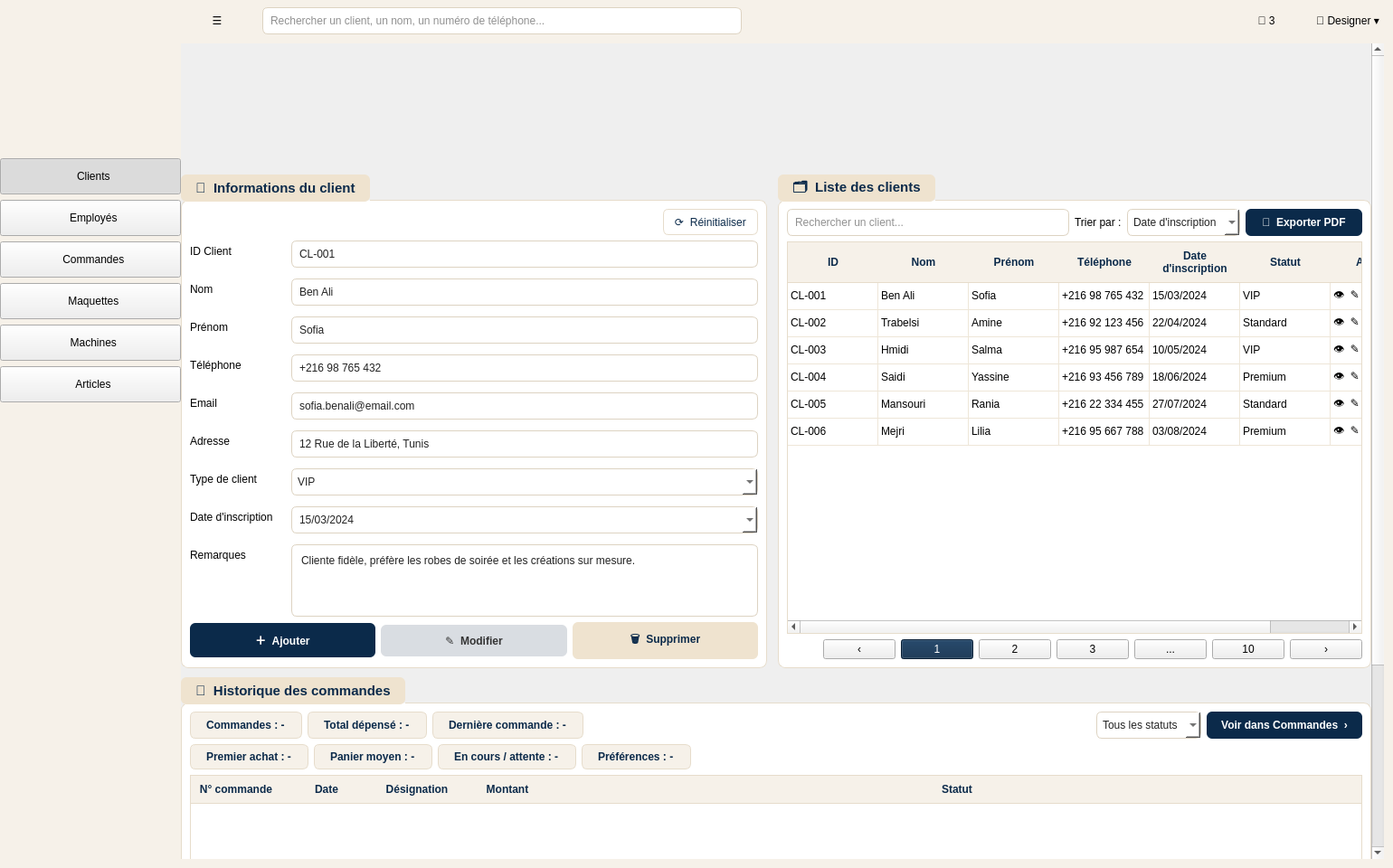
<?xml version="1.0" encoding="UTF-8"?>
<ui version="4.0">
 <class>FashionNovaV2Window</class>
 <widget class="QMainWindow" name="MainWindow">
  <property name="geometry">
   <rect><x>0</x><y>0</y><width>1540</width><height>960</height></rect>
  </property>
  <property name="windowIcon">
   <iconset resource="resources_clientsv2.qrc"><normaloff>:/fashionova-v2/images/logo.png</normaloff>:/fashionova-v2/images/logo.png</iconset>
  </property>
  <property name="windowTitle">
   <string>FashioNova - Gestion des Clients (v9)</string>
  </property>
  <property name="styleSheet">
   <string notr="true">
QMainWindow, QWidget#centralwidget { background-color: #f6f1e9; }
QPushButton[nav="true"] { color: #FFFFFF; background: transparent; border: none; text-align: left; padding-left: 20px; margin: 0px 6px; border-radius: 6px; font-family: "Segoe UI"; font-size: 13px; font-weight: 500; }
QPushButton[nav="true"]:hover { background-color: rgba(255, 255, 255, 0.12); }
QPushButton[nav="true"]:checked { background: qlineargradient(x1:0, y1:0, x2:1, y2:0, stop:0 #E5C378, stop:1 #C89538); color: #08213B; font-weight: bold; }
QFrame#banner { background-color: #efe3cf; border: none; }
QLabel#bannerTitle { font-size: 38px; font-style: italic; font-weight: bold; color: #0b2a4a; }
QLabel#bannerSub { font-size: 15px; font-style: italic; color: #b08d57; }
QLabel#bannerQuote { font-size: 16px; font-style: italic; color: #b08d57; }
QGroupBox { background-color: white; border: 1px solid #e6dccb; border-radius: 8px; margin-top: 28px; font-weight: bold; font-size: 15px; color: #0b2a4a; }
QGroupBox::title { subcontrol-origin: margin; subcontrol-position: top left; left: 0px; padding: 6px 14px; background-color: #efe3cf; border-radius: 6px; }
QLineEdit, QComboBox, QDateEdit, QPlainTextEdit { background: white; border: 1px solid #ddd3c2; border-radius: 6px; padding: 6px; font-weight: normal; color: #222; }
QLabel[field="true"] { font-weight: bold; color: #0b2a4a; font-size: 13px; }
QPushButton#btnAjouter { background-color: #0b2a4a; color: white; font-weight: bold; padding: 10px; border-radius: 6px; }
QPushButton#btnModifier { background-color: #d9dde2; color: #333; font-weight: bold; padding: 10px; border-radius: 6px; }
QPushButton#btnSupprimer { background-color: #efe3cf; color: #0b2a4a; font-weight: bold; padding: 10px; border-radius: 6px; }
QPushButton#btnReinit { background-color: white; border: 1px solid #e6dccb; padding: 6px 12px; border-radius: 6px; color: #0b2a4a; }
QPushButton#btnExport { background-color: #0b2a4a; color: white; font-weight: bold; padding: 8px 18px; border-radius: 6px; }
QTableWidget { background: white; border: 1px solid #e6dccb; gridline-color: #eee6d8; selection-background-color: #efe3cf; selection-color: #0b2a4a; }
QHeaderView::section { background-color: #f6f1e9; color: #0b2a4a; font-weight: bold; padding: 6px; border: none; border-bottom: 1px solid #e6dccb; }
QPushButton[page="true"] { background: white; border: 1px solid #e6dccb; border-radius: 6px; min-width: 30px; padding: 6px; color: #0b2a4a; }
QPushButton#btnPage1 { background-color: #0b2a4a; color: white; }
QProgressBar { border: none; background-color: #ebeef2; border-radius: 5px; max-height: 10px; }
QProgressBar::chunk { background-color: #0b2a4a; border-radius: 5px; }
QFrame[card="true"] { background: white; border: 1px solid #eee6d8; border-radius: 6px; }
   </string>
  </property>
  <widget class="QWidget" name="centralwidget">
   <layout class="QHBoxLayout" name="mainLayout">
    <property name="spacing"><number>0</number></property>
    <property name="leftMargin"><number>0</number></property>
    <property name="topMargin"><number>0</number></property>
    <property name="rightMargin"><number>0</number></property>
    <property name="bottomMargin"><number>0</number></property>

    <!-- ===================== SIDEBAR (200 px, image de fond) ===================== -->
    <item>
     <widget class="QFrame" name="sidebar">
      <property name="minimumSize"><size><width>200</width><height>0</height></size></property>
      <property name="maximumSize"><size><width>200</width><height>16777215</height></size></property>
      <property name="styleSheet"><string notr="true">QFrame#sidebar { border-image: url(:/fashionova-v2/images/sidebar.png) 0 0 0 0 stretch stretch; }</string></property>
      <layout class="QVBoxLayout" name="sidebarLayout">
       <property name="spacing"><number>6</number></property>
       <property name="leftMargin"><number>0</number></property>
       <property name="topMargin"><number>175</number></property>
       <property name="rightMargin"><number>0</number></property>
       <property name="bottomMargin"><number>15</number></property>
       <item>
        <widget class="QPushButton" name="btnNavClients">
         <property name="minimumSize"><size><width>0</width><height>40</height></size></property>
         <property name="maximumSize"><size><width>16777215</width><height>40</height></size></property>
         <property name="cursor"><cursorShape>PointingHandCursor</cursorShape></property>
         <property name="text"><string>  Clients</string></property>
         <property name="icon">
          <iconset resource="resources_clientsv2.qrc"><normaloff>:/fashionova-v2/icons/clients_off.png</normaloff><normalon>:/fashionova-v2/icons/clients_on.png</normalon></iconset>
         </property>
         <property name="iconSize"><size><width>20</width><height>20</height></size></property>
         <property name="checkable"><bool>true</bool></property>
         <property name="checked"><bool>true</bool></property>
         <property name="nav" stdset="0"><string notr="true">true</string></property>
         <attribute name="buttonGroup"><string notr="true">navGroup</string></attribute>
        </widget>
       </item>
       <item>
        <widget class="QPushButton" name="btnNavEmployes">
         <property name="minimumSize"><size><width>0</width><height>40</height></size></property>
         <property name="maximumSize"><size><width>16777215</width><height>40</height></size></property>
         <property name="cursor"><cursorShape>PointingHandCursor</cursorShape></property>
         <property name="text"><string>  Employés</string></property>
         <property name="icon">
          <iconset resource="resources_clientsv2.qrc"><normaloff>:/fashionova-v2/icons/employes_off.png</normaloff><normalon>:/fashionova-v2/icons/employes_on.png</normalon></iconset>
         </property>
         <property name="iconSize"><size><width>20</width><height>20</height></size></property>
         <property name="checkable"><bool>true</bool></property>
         <property name="nav" stdset="0"><string notr="true">true</string></property>
         <attribute name="buttonGroup"><string notr="true">navGroup</string></attribute>
        </widget>
       </item>
       <item>
        <widget class="QPushButton" name="btnNavCommandes">
         <property name="minimumSize"><size><width>0</width><height>40</height></size></property>
         <property name="maximumSize"><size><width>16777215</width><height>40</height></size></property>
         <property name="cursor"><cursorShape>PointingHandCursor</cursorShape></property>
         <property name="text"><string>  Commandes</string></property>
         <property name="icon">
          <iconset resource="resources_clientsv2.qrc"><normaloff>:/fashionova-v2/icons/commandes_off.png</normaloff><normalon>:/fashionova-v2/icons/commandes_on.png</normalon></iconset>
         </property>
         <property name="iconSize"><size><width>20</width><height>20</height></size></property>
         <property name="checkable"><bool>true</bool></property>
         <property name="nav" stdset="0"><string notr="true">true</string></property>
         <attribute name="buttonGroup"><string notr="true">navGroup</string></attribute>
        </widget>
       </item>
       <item>
        <widget class="QPushButton" name="btnNavMaquettes">
         <property name="minimumSize"><size><width>0</width><height>40</height></size></property>
         <property name="maximumSize"><size><width>16777215</width><height>40</height></size></property>
         <property name="cursor"><cursorShape>PointingHandCursor</cursorShape></property>
         <property name="text"><string>  Maquettes</string></property>
         <property name="icon">
          <iconset resource="resources_clientsv2.qrc"><normaloff>:/fashionova-v2/icons/maquettes_off.png</normaloff><normalon>:/fashionova-v2/icons/maquettes_on.png</normalon></iconset>
         </property>
         <property name="iconSize"><size><width>20</width><height>20</height></size></property>
         <property name="checkable"><bool>true</bool></property>
         <property name="nav" stdset="0"><string notr="true">true</string></property>
         <attribute name="buttonGroup"><string notr="true">navGroup</string></attribute>
        </widget>
       </item>
       <item>
        <widget class="QPushButton" name="btnNavMachines">
         <property name="minimumSize"><size><width>0</width><height>40</height></size></property>
         <property name="maximumSize"><size><width>16777215</width><height>40</height></size></property>
         <property name="cursor"><cursorShape>PointingHandCursor</cursorShape></property>
         <property name="text"><string>  Machines</string></property>
         <property name="icon">
          <iconset resource="resources_clientsv2.qrc"><normaloff>:/fashionova-v2/icons/machines_off.png</normaloff><normalon>:/fashionova-v2/icons/machines_on.png</normalon></iconset>
         </property>
         <property name="iconSize"><size><width>20</width><height>20</height></size></property>
         <property name="checkable"><bool>true</bool></property>
         <property name="nav" stdset="0"><string notr="true">true</string></property>
         <attribute name="buttonGroup"><string notr="true">navGroup</string></attribute>
        </widget>
       </item>
       <item>
        <widget class="QPushButton" name="btnNavArticles">
         <property name="minimumSize"><size><width>0</width><height>40</height></size></property>
         <property name="maximumSize"><size><width>16777215</width><height>40</height></size></property>
         <property name="cursor"><cursorShape>PointingHandCursor</cursorShape></property>
         <property name="text"><string>  Articles</string></property>
         <property name="icon">
          <iconset resource="resources_clientsv2.qrc"><normaloff>:/fashionova-v2/icons/articles_off.png</normaloff><normalon>:/fashionova-v2/icons/articles_on.png</normalon></iconset>
         </property>
         <property name="iconSize"><size><width>20</width><height>20</height></size></property>
         <property name="checkable"><bool>true</bool></property>
         <property name="nav" stdset="0"><string notr="true">true</string></property>
         <attribute name="buttonGroup"><string notr="true">navGroup</string></attribute>
        </widget>
       </item>
       <item>
        <spacer name="sidebarSpacer">
         <property name="orientation"><enum>Qt::Vertical</enum></property>
         <property name="sizeHint" stdset="0"><size><width>20</width><height>40</height></size></property>
        </spacer>
       </item>
      </layout>
     </widget>
    </item>

    <!-- ===================== CONTENU ===================== -->
    <item>
     <widget class="QWidget" name="content">
      <layout class="QVBoxLayout" name="contentLayout">
       <property name="spacing"><number>10</number></property>
       <property name="leftMargin"><number>0</number></property>
       <property name="topMargin"><number>8</number></property>
       <property name="rightMargin"><number>10</number></property>
       <property name="bottomMargin"><number>10</number></property>

       <!-- Barre du haut -->
       <item>
        <layout class="QHBoxLayout" name="topBar">
         <item>
          <widget class="QPushButton" name="btnMenu">
           <property name="text"><string>☰</string></property>
           <property name="flat"><bool>true</bool></property>
          </widget>
         </item>
         <item>
          <widget class="QLineEdit" name="searchGlobal">
           <property name="placeholderText"><string>Rechercher un client, un nom, un numéro de téléphone...</string></property>
          </widget>
         </item>
         <item>
          <spacer name="topSpacer">
           <property name="orientation"><enum>Qt::Horizontal</enum></property>
           <property name="sizeHint" stdset="0"><size><width>200</width><height>20</height></size></property>
          </spacer>
         </item>
         <item>
          <widget class="QPushButton" name="btnNotif">
           <property name="text"><string>🔔 3</string></property>
           <property name="flat"><bool>true</bool></property>
          </widget>
         </item>
         <item>
          <widget class="QPushButton" name="btnUser">
           <property name="text"><string>👤 Designer ▾</string></property>
           <property name="flat"><bool>true</bool></property>
          </widget>
         </item>
        </layout>
       </item>

       <!-- Pile de pages : 0 = Clients, 1..5 = pages vides -->
       <item>
        <widget class="QStackedWidget" name="stackPages">
         <property name="currentIndex"><number>0</number></property>

         <widget class="QScrollArea" name="pageClients">
          <property name="frameShape"><enum>QFrame::NoFrame</enum></property>
          <property name="widgetResizable"><bool>true</bool></property>
          <property name="horizontalScrollBarPolicy"><enum>Qt::ScrollBarAlwaysOff</enum></property>
          <property name="styleSheet"><string notr="true">QScrollArea#pageClients { background: transparent; border: none; }
QScrollArea#pageClients &gt; QWidget { background: transparent; }
QWidget#pageClientsContents { background: transparent; }</string></property>
          <widget class="QWidget" name="pageClientsContents">
          <layout class="QVBoxLayout" name="pageClientsLayout">
           <property name="spacing"><number>10</number></property>
           <property name="leftMargin"><number>0</number></property>
           <property name="topMargin"><number>0</number></property>
           <property name="rightMargin"><number>0</number></property>
           <property name="bottomMargin"><number>0</number></property>

           <!-- Bannière (image) -->
           <item>
            <widget class="QLabel" name="bannerImage">
             <property name="sizePolicy">
              <sizepolicy hsizetype="Ignored" vsizetype="Fixed"><horstretch>0</horstretch><verstretch>0</verstretch></sizepolicy>
             </property>
             <property name="minimumSize"><size><width>0</width><height>135</height></size></property>
             <property name="maximumSize"><size><width>16777215</width><height>135</height></size></property>
             <property name="text"><string/></property>
             <property name="pixmap"><pixmap resource="resources_clientsv2.qrc">:/fashionova-v2/images/banner.png</pixmap></property>
             <property name="alignment"><set>Qt::AlignCenter</set></property>
            </widget>
           </item>

       <!-- Zone du milieu : formulaire + liste -->
       <item>
        <layout class="QHBoxLayout" name="middleLayout">
         <property name="spacing"><number>12</number></property>

         <!-- ===== Informations du client (SANS PHOTOS) ===== -->
         <item>
          <widget class="QGroupBox" name="groupInfos">
           <property name="title"><string>👤  Informations du client</string></property>
           <layout class="QVBoxLayout" name="infosLayout">
            <item>
             <layout class="QHBoxLayout" name="infosHeader">
              <item>
               <spacer name="infosHeaderSpacer">
                <property name="orientation"><enum>Qt::Horizontal</enum></property>
                <property name="sizeHint" stdset="0"><size><width>40</width><height>20</height></size></property>
               </spacer>
              </item>
              <item>
               <widget class="QPushButton" name="btnReinit">
                <property name="text"><string>⟳  Réinitialiser</string></property>
               </widget>
              </item>
             </layout>
            </item>
            <item>
             <layout class="QFormLayout" name="formLayout">
              <property name="verticalSpacing"><number>12</number></property>
              <property name="horizontalSpacing"><number>20</number></property>

              <item row="0" column="0">
               <widget class="QLabel" name="lblId">
                <property name="text"><string>ID Client</string></property>
                <property name="field" stdset="0"><string notr="true">true</string></property>
               </widget>
              </item>
              <item row="0" column="1">
               <widget class="QLineEdit" name="editId">
                <property name="text"><string>CL-001</string></property>
               </widget>
              </item>

              <item row="1" column="0">
               <widget class="QLabel" name="lblNom">
                <property name="text"><string>Nom</string></property>
                <property name="field" stdset="0"><string notr="true">true</string></property>
               </widget>
              </item>
              <item row="1" column="1">
               <widget class="QLineEdit" name="editNom">
                <property name="text"><string>Ben Ali</string></property>
               </widget>
              </item>

              <item row="2" column="0">
               <widget class="QLabel" name="lblPrenom">
                <property name="text"><string>Prénom</string></property>
                <property name="field" stdset="0"><string notr="true">true</string></property>
               </widget>
              </item>
              <item row="2" column="1">
               <widget class="QLineEdit" name="editPrenom">
                <property name="text"><string>Sofia</string></property>
               </widget>
              </item>

              <item row="3" column="0">
               <widget class="QLabel" name="lblTel">
                <property name="text"><string>Téléphone</string></property>
                <property name="field" stdset="0"><string notr="true">true</string></property>
               </widget>
              </item>
              <item row="3" column="1">
               <widget class="QLineEdit" name="editTel">
                <property name="text"><string>+216 98 765 432</string></property>
               </widget>
              </item>

              <item row="4" column="0">
               <widget class="QLabel" name="lblEmail">
                <property name="text"><string>Email</string></property>
                <property name="field" stdset="0"><string notr="true">true</string></property>
               </widget>
              </item>
              <item row="4" column="1">
               <widget class="QLineEdit" name="editEmail">
                <property name="text"><string>sofia.benali@email.com</string></property>
               </widget>
              </item>

              <item row="5" column="0">
               <widget class="QLabel" name="lblAdresse">
                <property name="text"><string>Adresse</string></property>
                <property name="field" stdset="0"><string notr="true">true</string></property>
               </widget>
              </item>
              <item row="5" column="1">
               <widget class="QLineEdit" name="editAdresse">
                <property name="text"><string>12 Rue de la Liberté, Tunis</string></property>
               </widget>
              </item>

              <item row="6" column="0">
               <widget class="QLabel" name="lblType">
                <property name="text"><string>Type de client</string></property>
                <property name="field" stdset="0"><string notr="true">true</string></property>
               </widget>
              </item>
              <item row="6" column="1">
               <widget class="QComboBox" name="comboType">
                <item><property name="text"><string>VIP</string></property></item>
                <item><property name="text"><string>Premium</string></property></item>
                <item><property name="text"><string>Standard</string></property></item>
               </widget>
              </item>

              <item row="7" column="0">
               <widget class="QLabel" name="lblDate">
                <property name="text"><string>Date d'inscription</string></property>
                <property name="field" stdset="0"><string notr="true">true</string></property>
               </widget>
              </item>
              <item row="7" column="1">
               <widget class="QDateEdit" name="dateInscription">
                <property name="displayFormat"><string>dd/MM/yyyy</string></property>
                <property name="calendarPopup"><bool>true</bool></property>
                <property name="date">
                 <date><year>2024</year><month>3</month><day>15</day></date>
                </property>
               </widget>
              </item>

              <item row="8" column="0">
               <widget class="QLabel" name="lblRemarques">
                <property name="text"><string>Remarques</string></property>
                <property name="field" stdset="0"><string notr="true">true</string></property>
               </widget>
              </item>
              <item row="8" column="1">
               <widget class="QPlainTextEdit" name="editRemarques">
                <property name="maximumSize"><size><width>16777215</width><height>80</height></size></property>
                <property name="plainText"><string>Cliente fidèle, préfère les robes de soirée et les créations sur mesure.</string></property>
               </widget>
              </item>
             </layout>
            </item>
            <item>
             <layout class="QGridLayout" name="buttonsLayout">
              <item row="0" column="0">
               <widget class="QPushButton" name="btnAjouter">
                <property name="text"><string>＋  Ajouter</string></property>
               </widget>
              </item>
              <item row="0" column="1">
               <widget class="QPushButton" name="btnModifier">
                <property name="text"><string>✎  Modifier</string></property>
               </widget>
              </item>
              <item row="0" column="2">
               <widget class="QPushButton" name="btnSupprimer">
                <property name="text"><string>🗑  Supprimer</string></property>
               </widget>
              </item>
             </layout>
            </item>
            <item>
             <spacer name="infosSpacer">
              <property name="orientation"><enum>Qt::Vertical</enum></property>
              <property name="sizeHint" stdset="0"><size><width>20</width><height>20</height></size></property>
             </spacer>
            </item>
           </layout>
          </widget>
         </item>

         <!-- ===== Liste des clients (SANS colonne photo) ===== -->
         <item>
          <widget class="QGroupBox" name="groupListe">
           <property name="title"><string>🗂  Liste des clients</string></property>
           <layout class="QVBoxLayout" name="listeLayout">
            <item>
             <layout class="QHBoxLayout" name="listeHeader">
              <item>
               <widget class="QLineEdit" name="searchListe">
                <property name="placeholderText"><string>Rechercher un client...</string></property>
               </widget>
              </item>
              <item>
               <widget class="QLabel" name="lblTrier">
                <property name="text"><string>Trier par :</string></property>
                <property name="field" stdset="0"><string notr="true">true</string></property>
               </widget>
              </item>
              <item>
               <widget class="QComboBox" name="comboTrier">
                <item><property name="text"><string>Date d'inscription</string></property></item>
                <item><property name="text"><string>Nom</string></property></item>
                <item><property name="text"><string>Type de client</string></property></item>
               </widget>
              </item>
              <item>
               <widget class="QPushButton" name="btnExport">
                <property name="text"><string>📄  Exporter PDF</string></property>
               </widget>
              </item>
             </layout>
            </item>
            <item>
             <widget class="QTableWidget" name="tableClients">
              <property name="selectionBehavior"><enum>QAbstractItemView::SelectRows</enum></property>
              <property name="editTriggers"><set>QAbstractItemView::NoEditTriggers</set></property>
              <property name="alternatingRowColors"><bool>false</bool></property>
              <attribute name="horizontalHeaderStretchLastSection"><bool>true</bool></attribute>
              <attribute name="verticalHeaderVisible"><bool>false</bool></attribute>
              <column><property name="text"><string>ID</string></property></column>
              <column><property name="text"><string>Nom</string></property></column>
              <column><property name="text"><string>Prénom</string></property></column>
              <column><property name="text"><string>Téléphone</string></property></column>
              <column><property name="text"><string>Date
d'inscription</string></property></column>
              <column><property name="text"><string>Statut</string></property></column>
              <column><property name="text"><string>Actions</string></property></column>
              <row/><row/><row/><row/><row/><row/>

              <item row="0" column="0"><property name="text"><string>CL-001</string></property></item>
              <item row="0" column="1"><property name="text"><string>Ben Ali</string></property></item>
              <item row="0" column="2"><property name="text"><string>Sofia</string></property></item>
              <item row="0" column="3"><property name="text"><string>+216 98 765 432</string></property></item>
              <item row="0" column="4"><property name="text"><string>15/03/2024</string></property></item>
              <item row="0" column="5"><property name="text"><string>VIP</string></property></item>
              <item row="0" column="6"><property name="text"><string>👁  ✎</string></property></item>

              <item row="1" column="0"><property name="text"><string>CL-002</string></property></item>
              <item row="1" column="1"><property name="text"><string>Trabelsi</string></property></item>
              <item row="1" column="2"><property name="text"><string>Amine</string></property></item>
              <item row="1" column="3"><property name="text"><string>+216 92 123 456</string></property></item>
              <item row="1" column="4"><property name="text"><string>22/04/2024</string></property></item>
              <item row="1" column="5"><property name="text"><string>Standard</string></property></item>
              <item row="1" column="6"><property name="text"><string>👁  ✎</string></property></item>

              <item row="2" column="0"><property name="text"><string>CL-003</string></property></item>
              <item row="2" column="1"><property name="text"><string>Hmidi</string></property></item>
              <item row="2" column="2"><property name="text"><string>Salma</string></property></item>
              <item row="2" column="3"><property name="text"><string>+216 95 987 654</string></property></item>
              <item row="2" column="4"><property name="text"><string>10/05/2024</string></property></item>
              <item row="2" column="5"><property name="text"><string>VIP</string></property></item>
              <item row="2" column="6"><property name="text"><string>👁  ✎</string></property></item>

              <item row="3" column="0"><property name="text"><string>CL-004</string></property></item>
              <item row="3" column="1"><property name="text"><string>Saidi</string></property></item>
              <item row="3" column="2"><property name="text"><string>Yassine</string></property></item>
              <item row="3" column="3"><property name="text"><string>+216 93 456 789</string></property></item>
              <item row="3" column="4"><property name="text"><string>18/06/2024</string></property></item>
              <item row="3" column="5"><property name="text"><string>Premium</string></property></item>
              <item row="3" column="6"><property name="text"><string>👁  ✎</string></property></item>

              <item row="4" column="0"><property name="text"><string>CL-005</string></property></item>
              <item row="4" column="1"><property name="text"><string>Mansouri</string></property></item>
              <item row="4" column="2"><property name="text"><string>Rania</string></property></item>
              <item row="4" column="3"><property name="text"><string>+216 22 334 455</string></property></item>
              <item row="4" column="4"><property name="text"><string>27/07/2024</string></property></item>
              <item row="4" column="5"><property name="text"><string>Standard</string></property></item>
              <item row="4" column="6"><property name="text"><string>👁  ✎</string></property></item>

              <item row="5" column="0"><property name="text"><string>CL-006</string></property></item>
              <item row="5" column="1"><property name="text"><string>Mejri</string></property></item>
              <item row="5" column="2"><property name="text"><string>Lilia</string></property></item>
              <item row="5" column="3"><property name="text"><string>+216 95 667 788</string></property></item>
              <item row="5" column="4"><property name="text"><string>03/08/2024</string></property></item>
              <item row="5" column="5"><property name="text"><string>Premium</string></property></item>
              <item row="5" column="6"><property name="text"><string>👁  ✎</string></property></item>
             </widget>
            </item>
            <item>
             <layout class="QHBoxLayout" name="paginationLayout">
              <item>
               <spacer name="pagSpacer">
                <property name="orientation"><enum>Qt::Horizontal</enum></property>
                <property name="sizeHint" stdset="0"><size><width>40</width><height>20</height></size></property>
               </spacer>
              </item>
              <item><widget class="QPushButton" name="btnPagePrev"><property name="text"><string>‹</string></property><property name="page" stdset="0"><string notr="true">true</string></property></widget></item>
              <item><widget class="QPushButton" name="btnPage1"><property name="text"><string>1</string></property><property name="page" stdset="0"><string notr="true">true</string></property></widget></item>
              <item><widget class="QPushButton" name="btnPage2"><property name="text"><string>2</string></property><property name="page" stdset="0"><string notr="true">true</string></property></widget></item>
              <item><widget class="QPushButton" name="btnPage3"><property name="text"><string>3</string></property><property name="page" stdset="0"><string notr="true">true</string></property></widget></item>
              <item><widget class="QPushButton" name="btnPageDots"><property name="text"><string>...</string></property><property name="page" stdset="0"><string notr="true">true</string></property></widget></item>
              <item><widget class="QPushButton" name="btnPage10"><property name="text"><string>10</string></property><property name="page" stdset="0"><string notr="true">true</string></property></widget></item>
              <item><widget class="QPushButton" name="btnPageNext"><property name="text"><string>›</string></property><property name="page" stdset="0"><string notr="true">true</string></property></widget></item>
             </layout>
            </item>
           </layout>
          </widget>
         </item>
        </layout>
       </item>

       <!-- ===================== HISTORIQUE DES COMMANDES ===================== -->
       <item>
        <widget class="QGroupBox" name="groupHistorique">
         <property name="title"><string>🧾  Historique des commandes</string></property>
         <property name="minimumSize"><size><width>0</width><height>310</height></size></property>
         <layout class="QVBoxLayout" name="historiqueLayout">
          <item>
           <layout class="QHBoxLayout" name="historiqueHeader">
        <item>
         <widget class="QLabel" name="lblNbCommandes">
          <property name="text"><string>Commandes : -</string></property>
          <property name="styleSheet"><string notr="true">background-color:#f6f1e9; border:1px solid #e6dccb; border-radius:6px; padding:6px 14px; color:#0b2a4a; font-weight:bold;</string></property>
         </widget>
        </item>
        <item>
         <widget class="QLabel" name="lblTotalDepense">
          <property name="text"><string>Total dépensé : -</string></property>
          <property name="styleSheet"><string notr="true">background-color:#f6f1e9; border:1px solid #e6dccb; border-radius:6px; padding:6px 14px; color:#0b2a4a; font-weight:bold;</string></property>
         </widget>
        </item>
        <item>
         <widget class="QLabel" name="lblDerniereCommande">
          <property name="text"><string>Dernière commande : -</string></property>
          <property name="styleSheet"><string notr="true">background-color:#f6f1e9; border:1px solid #e6dccb; border-radius:6px; padding:6px 14px; color:#0b2a4a; font-weight:bold;</string></property>
         </widget>
        </item>
            <item>
             <spacer name="historiqueSpacer">
              <property name="orientation"><enum>Qt::Horizontal</enum></property>
              <property name="sizeHint" stdset="0"><size><width>40</width><height>20</height></size></property>
             </spacer>
            </item>
            <item>
             <widget class="QComboBox" name="comboStatutCmd">
              <item><property name="text"><string>Tous les statuts</string></property></item>
              <item><property name="text"><string>Livrée</string></property></item>
              <item><property name="text"><string>En cours</string></property></item>
              <item><property name="text"><string>En attente</string></property></item>
              <item><property name="text"><string>Annulée</string></property></item>
             </widget>
            </item>
            <item>
             <widget class="QPushButton" name="btnVoirCommandes">
              <property name="cursor"><cursorShape>PointingHandCursor</cursorShape></property>
              <property name="text"><string>Voir dans Commandes  ›</string></property>
              <property name="styleSheet"><string notr="true">background-color:#0b2a4a; color:white; font-weight:bold; padding:8px 16px; border-radius:6px;</string></property>
             </widget>
            </item>
           </layout>
          </item>
          <item>
           <layout class="QHBoxLayout" name="historiqueHeader2">
        <item>
         <widget class="QLabel" name="lblPremierAchat">
          <property name="text"><string>Premier achat : -</string></property>
          <property name="styleSheet"><string notr="true">background-color:#f6f1e9; border:1px solid #e6dccb; border-radius:6px; padding:6px 14px; color:#0b2a4a; font-weight:bold;</string></property>
         </widget>
        </item>
        <item>
         <widget class="QLabel" name="lblPanierMoyen">
          <property name="text"><string>Panier moyen : -</string></property>
          <property name="styleSheet"><string notr="true">background-color:#f6f1e9; border:1px solid #e6dccb; border-radius:6px; padding:6px 14px; color:#0b2a4a; font-weight:bold;</string></property>
         </widget>
        </item>
        <item>
         <widget class="QLabel" name="lblCmdEnCours">
          <property name="text"><string>En cours / attente : -</string></property>
          <property name="styleSheet"><string notr="true">background-color:#f6f1e9; border:1px solid #e6dccb; border-radius:6px; padding:6px 14px; color:#0b2a4a; font-weight:bold;</string></property>
         </widget>
        </item>
        <item>
         <widget class="QLabel" name="lblPreferences">
          <property name="text"><string>Préférences : -</string></property>
          <property name="styleSheet"><string notr="true">background-color:#f6f1e9; border:1px solid #e6dccb; border-radius:6px; padding:6px 14px; color:#0b2a4a; font-weight:bold;</string></property>
         </widget>
        </item>
            <item>
             <spacer name="historiqueSpacer2">
              <property name="orientation"><enum>Qt::Horizontal</enum></property>
              <property name="sizeHint" stdset="0"><size><width>40</width><height>20</height></size></property>
             </spacer>
            </item>
           </layout>
          </item>
          <item>
           <widget class="QTableWidget" name="tableCommandes">
            <property name="minimumSize"><size><width>0</width><height>160</height></size></property>
            <property name="selectionBehavior"><enum>QAbstractItemView::SelectRows</enum></property>
            <property name="editTriggers"><set>QAbstractItemView::NoEditTriggers</set></property>
            <attribute name="horizontalHeaderStretchLastSection"><bool>true</bool></attribute>
            <attribute name="verticalHeaderVisible"><bool>false</bool></attribute>
          <column><property name="text"><string>N° commande</string></property></column>
          <column><property name="text"><string>Date</string></property></column>
          <column><property name="text"><string>Désignation</string></property></column>
          <column><property name="text"><string>Montant</string></property></column>
          <column><property name="text"><string>Statut</string></property></column>
           </widget>
          </item>
         </layout>
        </widget>
       </item>

       <!-- ===================== STATISTIQUES : 3 cartes dynamiques (créées dans mainwindow.cpp) ===================== -->
       <item>
        <widget class="QWidget" name="statsPanel">
         <property name="sizePolicy">
          <sizepolicy hsizetype="Ignored" vsizetype="Fixed"><horstretch>0</horstretch><verstretch>0</verstretch></sizepolicy>
         </property>
         <property name="minimumSize"><size><width>0</width><height>150</height></size></property>
         <layout class="QHBoxLayout" name="statsLayout">
          <property name="spacing"><number>12</number></property>
          <property name="leftMargin"><number>0</number></property>
          <property name="topMargin"><number>0</number></property>
          <property name="rightMargin"><number>0</number></property>
          <property name="bottomMargin"><number>0</number></property>
         </layout>
        </widget>
       </item>
          </layout>
          </widget>
         </widget>

         <widget class="QFrame" name="pageEmployes">
          <property name="frameShape"><enum>QFrame::NoFrame</enum></property>
          <property name="styleSheet"><string notr="true">QFrame#pageEmployes { background-color: white; border-radius: 8px; }</string></property>
         </widget>

         <widget class="QFrame" name="pageCommandes">
          <property name="frameShape"><enum>QFrame::NoFrame</enum></property>
          <property name="styleSheet"><string notr="true">QFrame#pageCommandes { background-color: white; border-radius: 8px; }</string></property>
         </widget>

         <widget class="QFrame" name="pageMaquettes">
          <property name="frameShape"><enum>QFrame::NoFrame</enum></property>
          <property name="styleSheet"><string notr="true">QFrame#pageMaquettes { background-color: white; border-radius: 8px; }</string></property>
         </widget>

         <widget class="QFrame" name="pageMachines">
          <property name="frameShape"><enum>QFrame::NoFrame</enum></property>
          <property name="styleSheet"><string notr="true">QFrame#pageMachines { background-color: white; border-radius: 8px; }</string></property>
         </widget>

         <widget class="QFrame" name="pageArticles">
          <property name="frameShape"><enum>QFrame::NoFrame</enum></property>
          <property name="styleSheet"><string notr="true">QFrame#pageArticles { background-color: white; border-radius: 8px; }</string></property>
         </widget>
        </widget>
       </item>
      </layout>
     </widget>
    </item>
   </layout>
  </widget>
 </widget>
 <resources>
  <include location="resources_clientsv2.qrc"/>
 </resources>
 <connections/>
 <buttongroups>
  <buttongroup name="navGroup"/>
 </buttongroups>
</ui>
